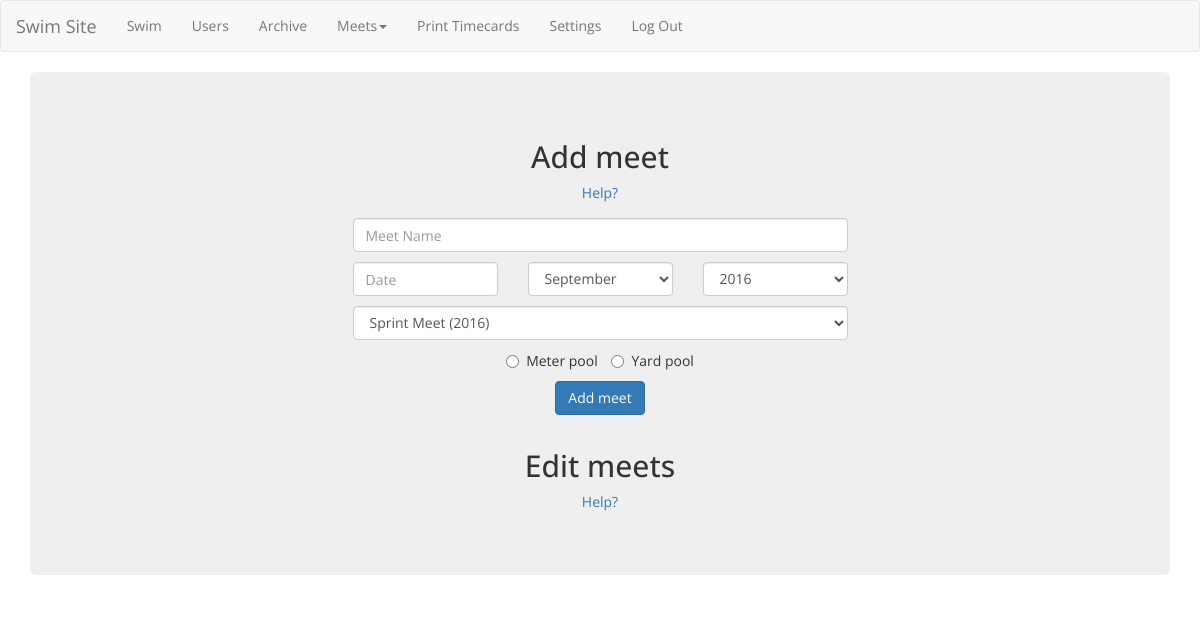
Before: /meets.php (signed in) with the older database file.
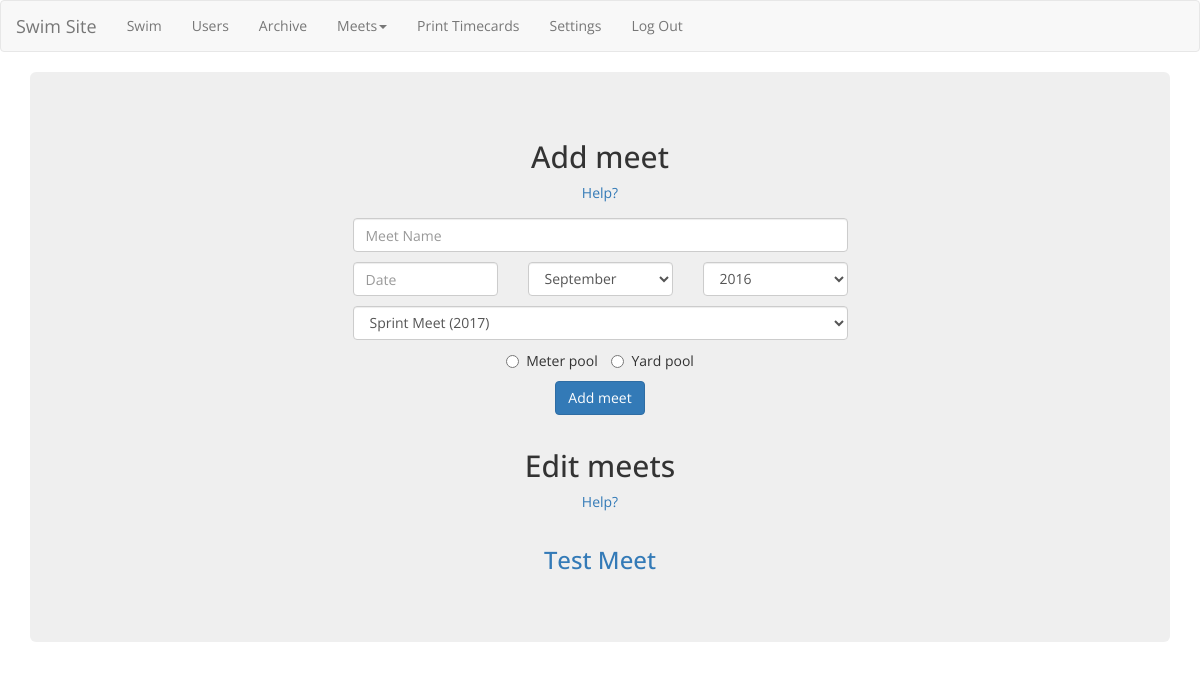
After: the same page with the newer database file.
### tables this page shows
CREATE TABLE `meets` (
  `id` int(5) NOT NULL AUTO_INCREMENT,
  `name` varchar(100) NOT NULL COMMENT 'Meet name',
  `type` int(5) NOT NULL COMMENT 'ID of the meet type from the meet_events table',
  `date` date NOT NULL,
  `length` int(2) NOT NULL COMMENT '0=25 yards 1=25 meters',
  `deleted` int(2) NOT NULL DEFAULT '0' COMMENT '0=not deleted',
  PRIMARY KEY (`id`)
);

### includes/edit_meet_widget.php (the view, shortened to what this page needs)
<div id="edit_meet_widget_whole">
	<div class="row">
		<h2 class="text-center">Edit meets</h2>
		<div style="text-align:center;" class="row bottom3">
			<a class="text-center" data-toggle="collapse" href="#edit_meet_widget_help">Help?</a>
		</div>
	</div>
	<?php
	require_once(dirname(__FILE__).'/db_connect.php');
	$stmt1 = $mysqli->prepare("SELECT id, name, type, date, length FROM meets WHERE deleted=0");
	$stmt1->execute();
	$stmt1->store_result();
	$stmt1->bind_result($id, $name, $type, $date, $length);
	while($stmt1->fetch()){
	?>
	<div class="row bottom2">
		<a data-toggle='collapse' href=<?php echo "#edit_meet_widget_".$id;?>><h3 class="text-center"><?php echo $name;?></h3></a>
	</div>
						<?php
						require_once(dirname(__FILE__).'/db_connect.php');
						$stmt = $mysqli->prepare("SELECT name, id FROM meet_events WHERE deleted=0");
						$stmt->execute();
						$stmt->bind_result($name, $id1);
						?>
<?php
}
?>
</div>

### includes/add_meet_widget.php (shortened to what this page needs)
<div class="row">
	<h2 class="text-center">Add meet</h2>
	<div style="text-align:center;" class="row bottom3">
		<a class="text-center" data-toggle="collapse" href="#add_meet_widget_help">Help?</a>
	</div>
</div>
<form method="post" onsubmit="add_meet(this);return false;">
	<div class="row bottom2">
		<div class="col-lg-offset-3 col-md-offset-2 col-lg-6 col-md-8 col-sm-12 col-xs-12">
			<input class="form-control" type="text" name="name" placeholder="Meet Name" required>
		</div>
	</div>
	<div class="row">
		<div class="bottom2 col-lg-offset-3 col-md-offset-2 col-lg-2 col-md-2 col-sm-12 col-xs-12">
			<input min="1" max="31" class="form-control" type="number" name="day" placeholder="Date" required>
		</div>
		<div class="bottom2 col-lg-2 col-md-3 col-sm-12 col-xs-12">
			<select class="form-control" name="month" required>
			<?php
			$month = date("m");
			?>
				<option <?php if($month == 9)echo "selected";?> value="9">September</option>
			</select>
		</div>
		<div class="bottom2 col-lg-2 col-md-3 col-sm-12 col-xs-12 bottom2">
			<select class="form-control" name="year">
				<option <?php echo "value='".date("Y")."'";?>><?php echo date("Y");?></option>
			</select>
		</div>
		<div class="bottom2 col-lg-offset-3 col-md-offset-2 col-lg-6 col-md-8 col-sm-12 col-xs-12 bottom2">
			<select class="form-control" name="meet_event_id">
				<?php
				require_once(dirname(__FILE__).'/db_connect.php');
				$stmt = $mysqli->prepare("SELECT name, id FROM meet_events WHERE deleted=0");
				$stmt->execute();
				$stmt->bind_result($name, $id);
				while($stmt->fetch()){
					echo "<option value='$id'>$name</option>";
				}
				?>
			</select>
		</div>
	</div>
	<div class="row bottom2">
		<div class="col-lg-6 col-lg-offset-3 col-md-8 col-md-offset-2 col-sm-12 col-xs-12 text-center">
			<div id="add_meet_widget_length">
				<label class="radio-inline"><input type="radio" value="1" name="meter">Meter pool</label>
				<label class="radio-inline"><input type="radio" value="0" name="meter">Yard pool</label>
			</div>
		</div>
	</div>
	<div class="row">
		<div class="col-lg-12 col-md-12 col-sm-12 col-xs-12 text-center">
			<button type="submit" class="btn btn-primary" id="add_meet_widget_submit">Add meet</button>
		</div>
	</div>
</form>

Changed rows visible on the page:
added meets: name "Test Meet"
Other visible differences:
form field meet_event_id: "Sprint Meet (2016)" → "Sprint Meet (2017)"
